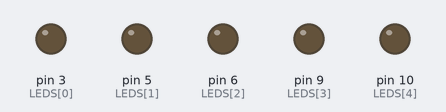
Simulated run of this sketch. Board: Arduino Uno, built with avr-gcc and run on an emulated ATmega328P. On the bench: output pins drawn as LEDs (lit = HIGH).

Above: at 0.15 s.
At 4.06 s:
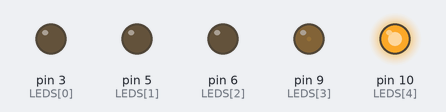
At 5.63 s:
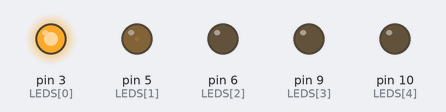
Timing chart, 0 to 6.2 s (numbered marks = the images above):
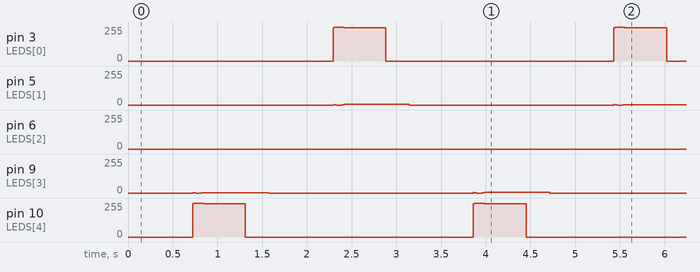

The sketch:

SineLightsArray.ino
```cpp
const uint8_t N_LEDS = 5;
const uint8_t LEDS[N_LEDS] = {3, 5, 6, 9, 10};
const uint8_t BUTTON_RIGHT = 12;
const uint8_t BUTTON_LEFT = 13;

const float REDUCER = 1000;
const float SPEED = 2;

void setup() {
  for(int i = 0; i < N_LEDS; ++i)
    pinMode(LEDS[i], OUTPUT);


}

float map_value(float x, float int_start, float int_end, float map_start, float map_end, bool trunc = true)
{
  float a = (map_end - map_start) / (int_end - int_start);
  float b = (int_end * map_start - int_start * map_end) / (int_end - int_start);

  float result = a * x + b;

  if(!trunc) return result;

  if(result < map_start) return map_start;
  if(result > map_end) return map_end;
  return result;
}

void loop() {

  double sineResult = sin(millis() * SPEED / REDUCER);
  double position = map_value(sineResult, -1, 1, 0, 4, true);

  for(int i = 0; i < N_LEDS; ++i)
    {
      if(abs(float(i) - position) > 1)
        continue;

      if(i <= position)
      {
        float value = i - position + 1;
        float light_value = map_value(value, 0, 1, 0, 255, true);
        analogWrite(LEDS[i], light_value);
        continue;
      }
      if(i > position)
      {
        float value = position + 1 - i;
        float light_value = map_value(value, 0, 1, 0, 255, true);
        analogWrite(LEDS[i], light_value);
        continue;
      }

    }

}
```
